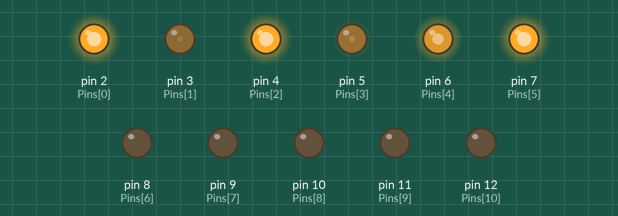
Bench run of a sketch on a simulated Arduino Uno, built with avr-gcc and run on an emulated ATmega328P. Parts: output pins drawn as LEDs (lit = HIGH). Random numbers use the default seed unless the sketch sets one; what the sketch prints to the serial monitor is not drawn.

Above: at 0.6 s.
At 4.15 s:
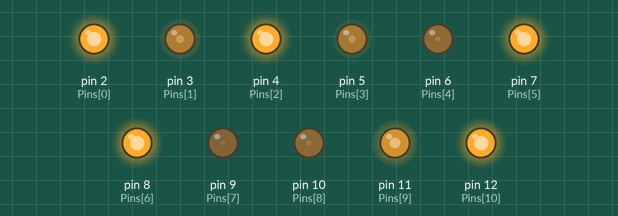
At 12.56 s:
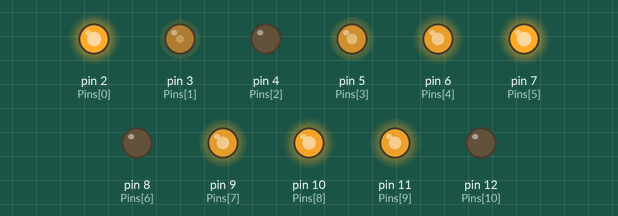
At 17.37 s:
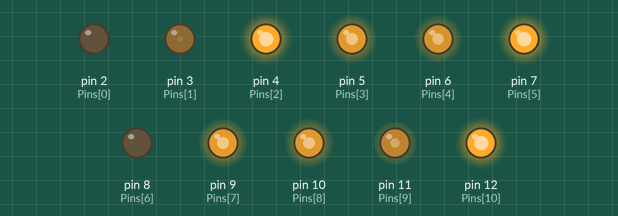
At 26.98 s:
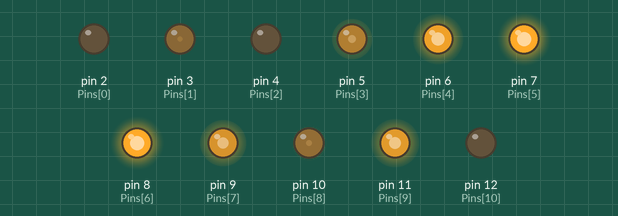
At 37.79 s:
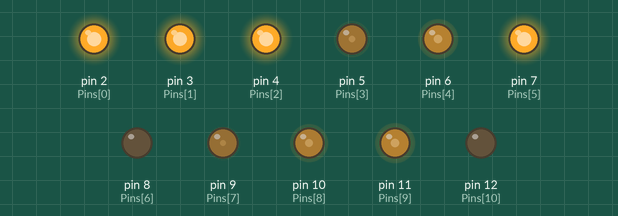
Timing chart, 0 to 40.0 s (numbered marks = the images above):
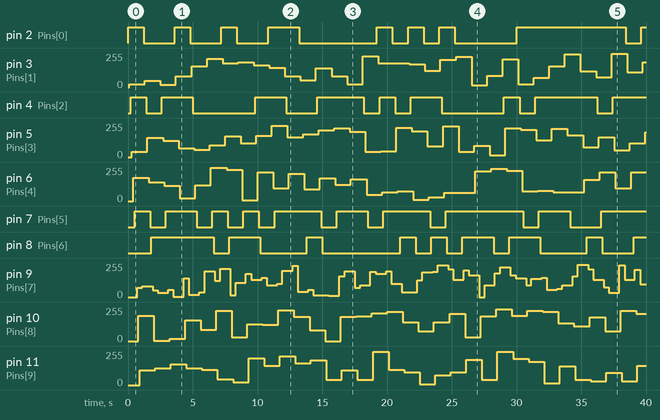

Measured:
- by itself, pin 2 (Pins[0]): LOW → HIGH at 0.00 s, → LOW 1.2 s later, → HIGH 2.4 s later, → LOW 1.2 s later, … (17 changes in this stretch)
- by itself, pin 4 (Pins[2]): LOW → HIGH at 0.20 s, → LOW 1.2 s later, → HIGH 1.2 s later, → LOW 2.4 s later, … (17 changes in this stretch)
- by itself, pin 7 (Pins[5]): LOW → HIGH at 0.50 s, → LOW 1.2 s later, → HIGH 1.2 s later, → LOW 2.4 s later, … (19 changes in this stretch)
- by itself, pin 8 (Pins[6]): LOW → HIGH at 1.8 s, → LOW 4.8 s later, → HIGH 1.2 s later, → LOW 2.4 s later, … (17 changes in this stretch)
- by itself, pin 12 (Pins[10]): LOW → HIGH at 3.4 s, → LOW 2.4 s later, → HIGH 2.4 s later, → LOW 2.4 s later, … (14 changes in this stretch)
- by itself, pin 3 (Pins[1]): 0/255 → 19/255 at 0.10 s, → 47/255 1.2 s later, → 18/255 1.2 s later, → 79/255 1.2 s later, … (33 changes in this stretch)

The sketch:

led_array.ino
```cpp
int Pins[] = {2,3,4,5,6,7,8,9,10,11,12};
int PinsSize = sizeof(Pins) / sizeof(int);
int i = 0;
void setup()
{
  Serial.begin(9600);
  for (int i = 0; i <= PinsSize; i++)   {
    Serial.println(Pins[i]);
    pinMode(Pins[i], OUTPUT);
  }

}

void loop()
{
  for (int i = 0; i <= PinsSize; i++)   {
    analogWrite(Pins[i], random(255));
  	delay(100);
  }
  i = 0;
}
```
